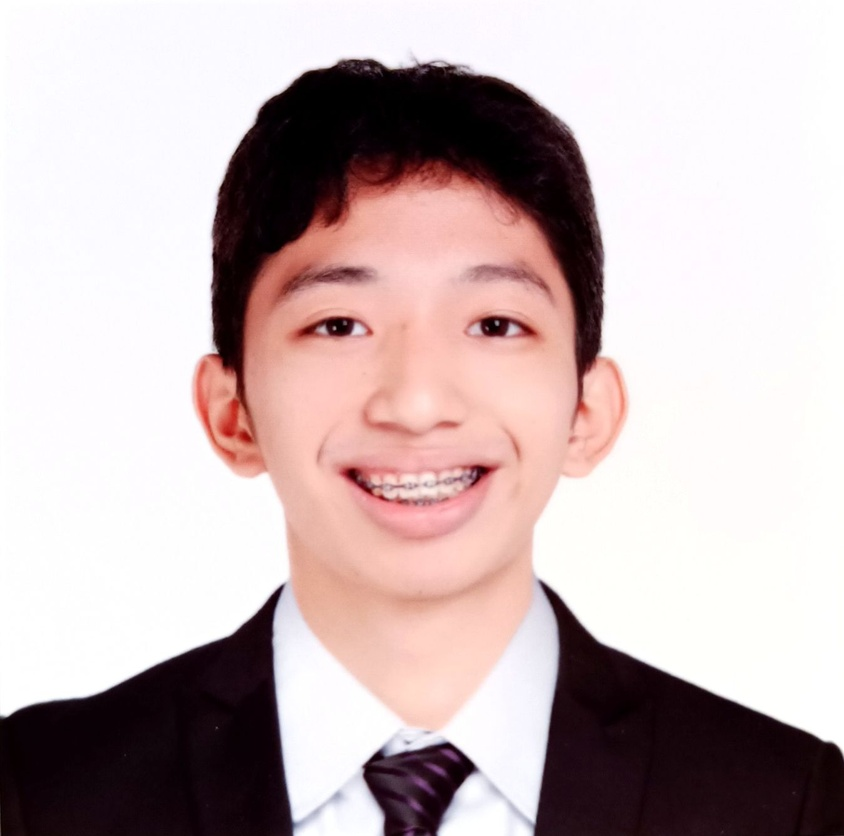
#> input picture input/2x2.jpg, 844 x 836 px, shrunk from 1348 x 1335 before the run; its folder holds only this picture in this run
$ python process_images.py
#> lines starting #> are read from the running program, lines starting #| are printed output that depends on the picture
#> in main, image is the input picture: shape (836, 844, 3); mean B, G, R 181.7, 181.5, 198.2
import cv2
import numpy as np
import os

def apply_vintage(img):
    #It adds vintage effects on the image
    kernel = np.array([[0.272, 0.534, 0.131],
                       [0.349, 0.686, 0.168],
                       [0.393, 0.769, 0.189]])
    vintage = cv2.transform(img, kernel)
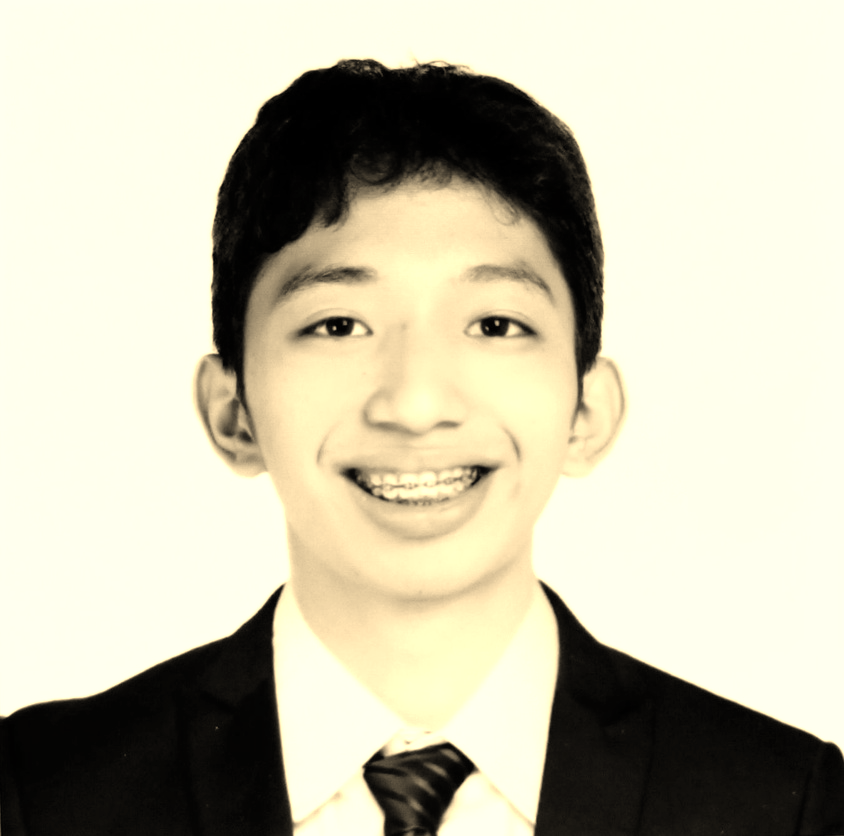
#> vintage: shape (836, 844, 3); mean B, G, R 172.4, 193.8, 197.9
    return np.clip(vintage, 0, 255).astype(np.uint8)

def apply_pencil_sketch(img):
    # In this process the image will be converted into a pencil sketch
    sketch_gray, _ = cv2.pencilSketch(img, sigma_s=60, sigma_r=0.07, shade_factor=0.05)
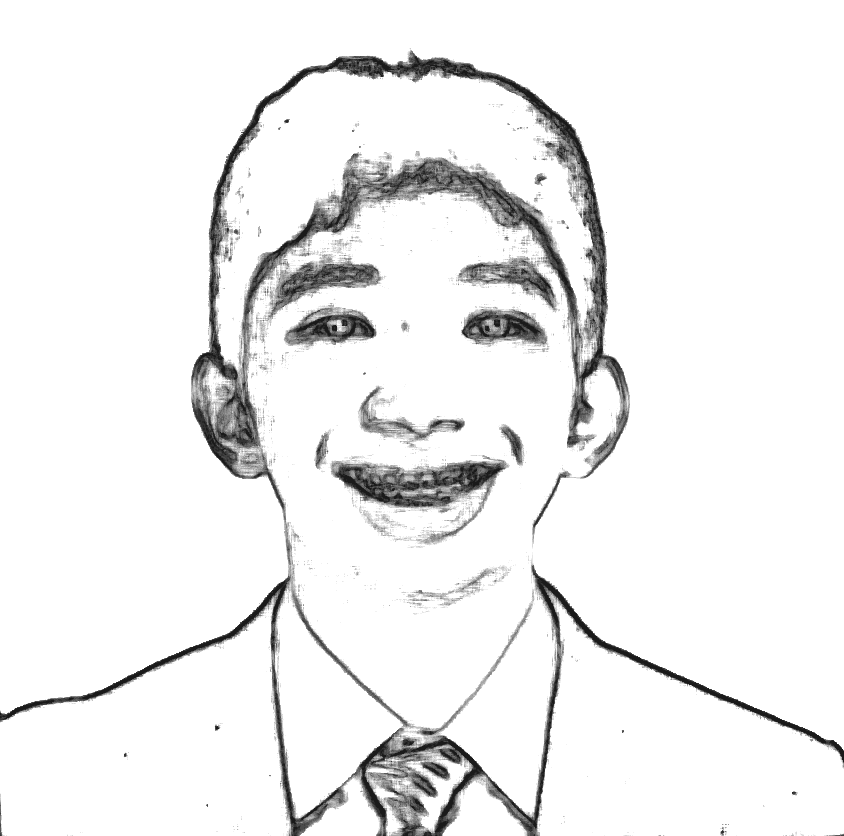
#> sketch_gray: shape (836, 844); min 26, max 255, mean 239.2
    return sketch_gray

def adjust_saturation(img, scale=1.5):
    #It manipulates the saturation of the image
#> called with scale = 1.5
    hsv = cv2.cvtColor(img, cv2.COLOR_BGR2HSV).astype("float32")
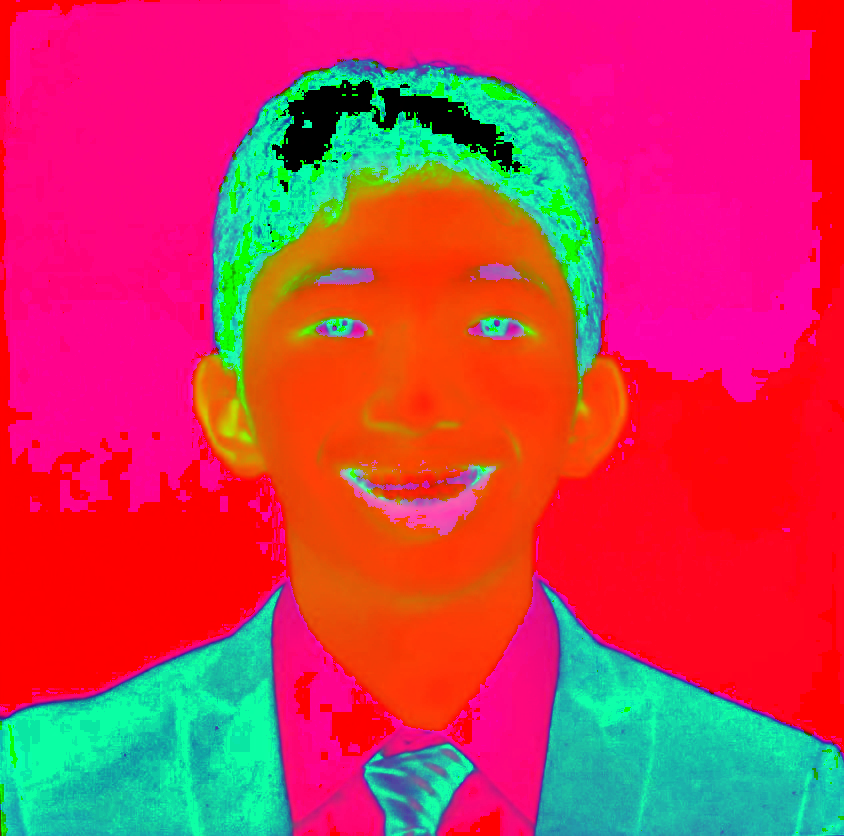
#> hsv: shape (836, 844, 3) float32; mean B, G, R 85.2, 60.1, 199.6
    hsv[:, :, 1] = np.clip(hsv[:, :, 1] * scale, 0, 255)
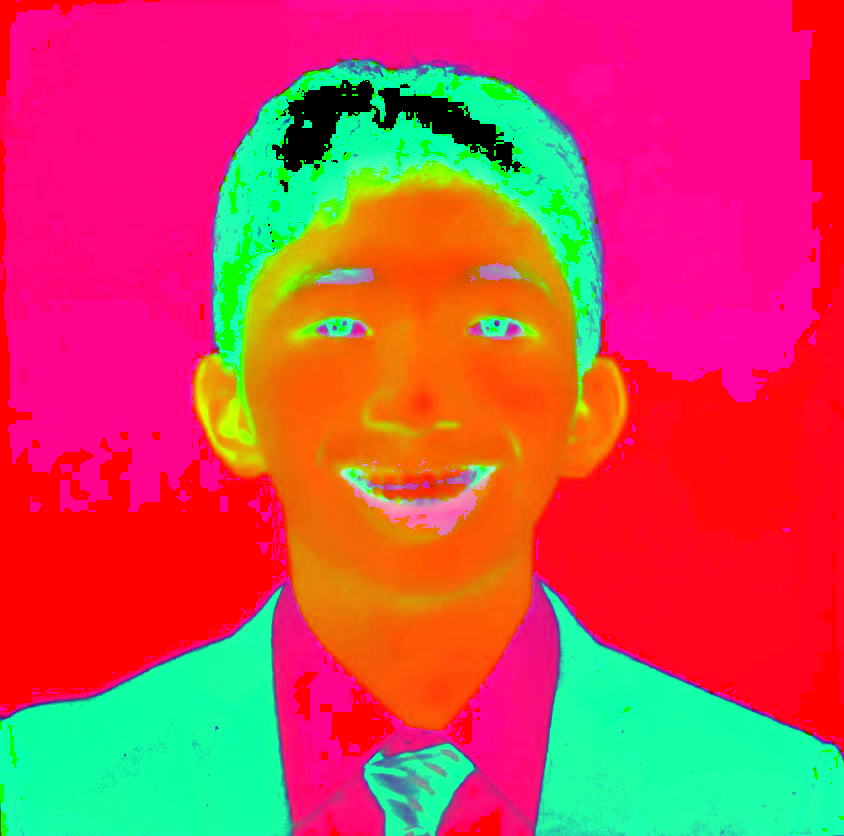
#> hsv: shape (836, 844, 3) float32; mean B, G, R 85.2, 77.9, 199.6
    return cv2.cvtColor(hsv.astype("uint8"), cv2.COLOR_HSV2BGR)

def inject_noise(img):
    #The output of the image will have pepper like design
    row, col, ch = img.shape
#> row = 836; col = 844; ch = 3
    gauss = np.random.normal(0, 30, (row, col, ch))
    noisy = img + gauss
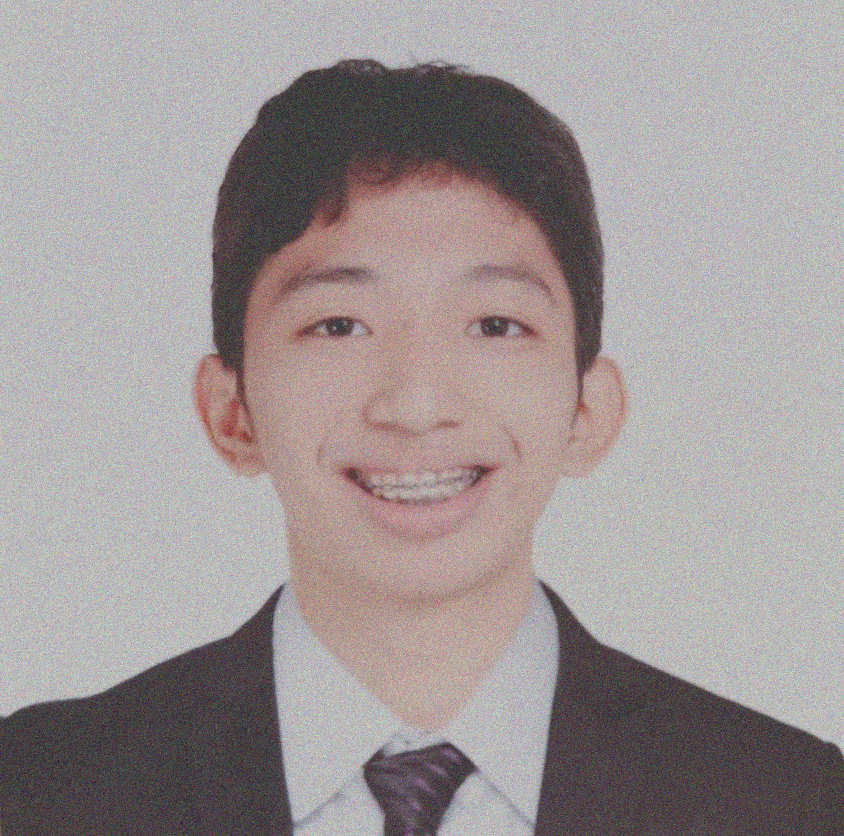
#> noisy: shape (836, 844, 3) float64; mean B, G, R 181.7, 181.6, 198.2; drawn with min black and max white
    return np.clip(noisy, 0, 255).astype(np.uint8)

def motion_blur(img, kernel_size=15):
    #This process add a motion blur effect to the image
#> called with kernel_size = 15
    kernel = np.zeros((kernel_size, kernel_size))
    kernel[int((kernel_size - 1)/2), :] = np.ones(kernel_size)
    kernel /= kernel_size
    return cv2.filter2D(img, -1, kernel)
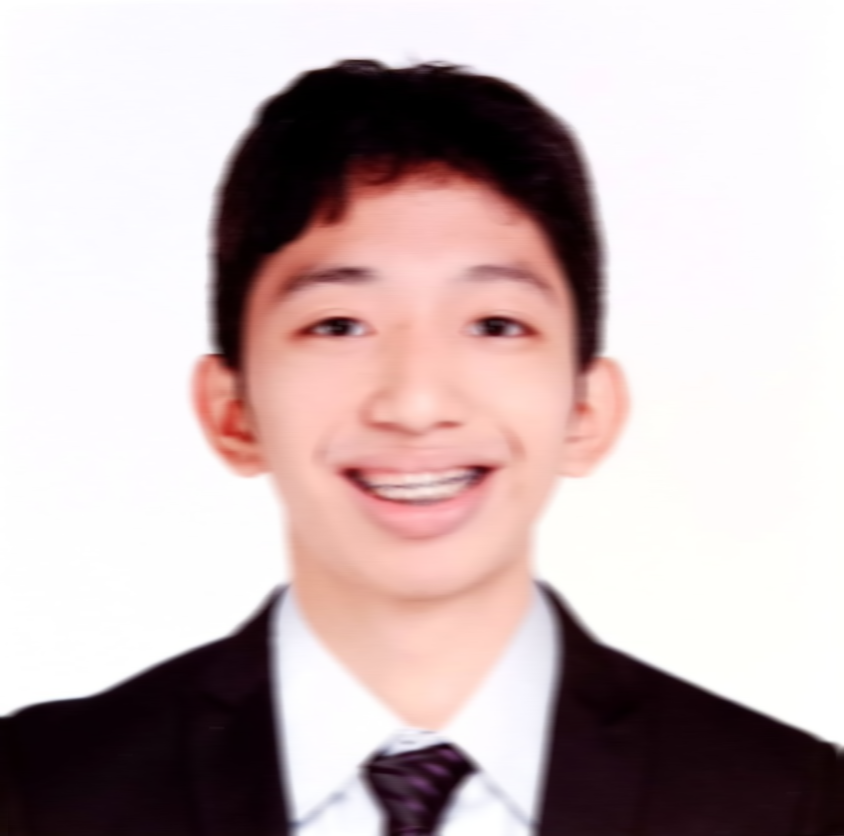
#> returned value: shape (836, 844, 3); mean of channels 0, 1, 2 181.7, 181.5, 198.2; drawn as B, G, R

def main():
    input_dir = 'input'
    output_dir = 'output'

    if not os.path.exists(output_dir):
        os.makedirs(output_dir)

    # Supported formats
    valid_extensions = ('.png', '.jpg', '.jpeg', '.webp')

    # images that are inside the input dir will be processed then on saved to outout dir
    for filename in os.listdir(input_dir):
        if filename.lower().endswith(valid_extensions):
            path = os.path.join(input_dir, filename)
            image = cv2.imread(path)

            if image is not None:
                name_only = os.path.splitext(filename)[0]

                # Vintage
                vintage_res = apply_vintage(image)
                cv2.imwrite(os.path.join(output_dir, f"{name_only}_vintage.jpg"), vintage_res)

                # Pencil Sketch
                sketch_res = apply_pencil_sketch(image)
                cv2.imwrite(os.path.join(output_dir, f"{name_only}_sketch.jpg"), sketch_res)

                # Color Saturation
                sat_res = adjust_saturation(image)
                cv2.imwrite(os.path.join(output_dir, f"{name_only}_saturated.jpg"), sat_res)

                # Noise Injection
                noise_res = inject_noise(image)
                cv2.imwrite(os.path.join(output_dir, f"{name_only}_noisy.jpg"), noise_res)

                # Motion Blur
                blur_res = motion_blur(image)
                cv2.imwrite(os.path.join(output_dir, f"{name_only}_blur.jpg"), blur_res)

                print(f" Successfully processed 5 versions of {filename}")


if __name__ == "__main__":
    main()
